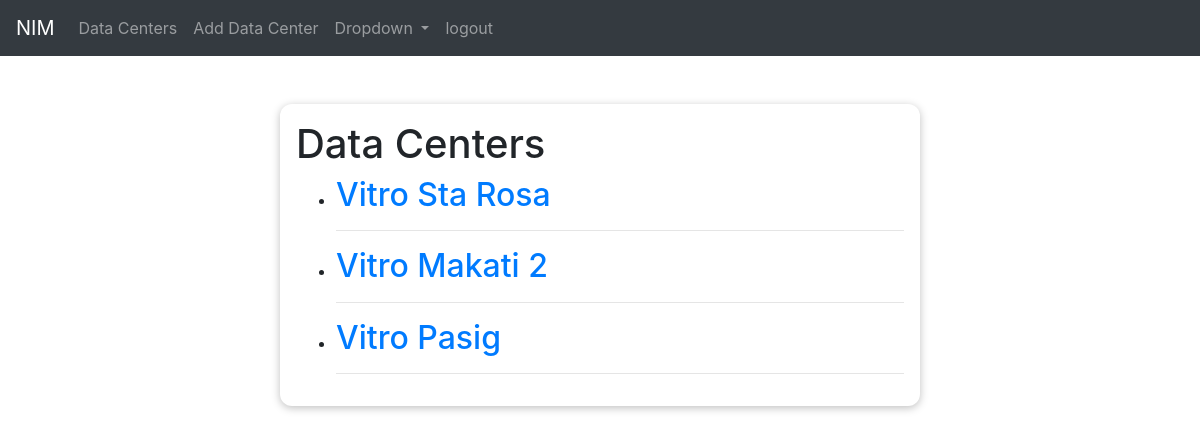
The app's page /dc_app/ with its own data.
### dc_app/models.py (models this page shows, shortened)
class Data_center(models.Model):
    location = models.CharField(max_length=100)

### dc_app/views.py (the view)
# urls.py: path("", views.AllDCView.as_view(), name='index'),
class AllDCView(ListView):
    template_name = "dc_app/index.html"
    model = Data_center
    context_object_name = "datacenters"

### dc_app/templates/dc_app/index.html (shortened to what this page needs)
{% extends "base.html" %}
{% block body_block %}
<div class="container" id="index-id">
    <h1>Data Centers</h1>
<ul>
    {% for datacenter in datacenters %}
    <li><h2><a href="{% url 'dc_devices' datacenter.id %}">{{datacenter.location}}</a></h2></li>
    <hr>
    {% endfor %}
</ul>
    </div>
{% endblock %}

### dc_app/static/dc_app/styles.css (style rules this page uses)
body { background-color: #e7e7e7; }
#index-id { margin: 3rem auto; width: 90%; max-width: 40rem; border-radius: 12px; background-color: white; box-shadow: 0 2px 8px rgba(0, 0, 0, 0.25); padding: 1rem; }

### records on screen
Data_center: location "Vitro Sta Rosa"
Data_center: location "Vitro Makati 2"
Data_center: location "Vitro Pasig"
